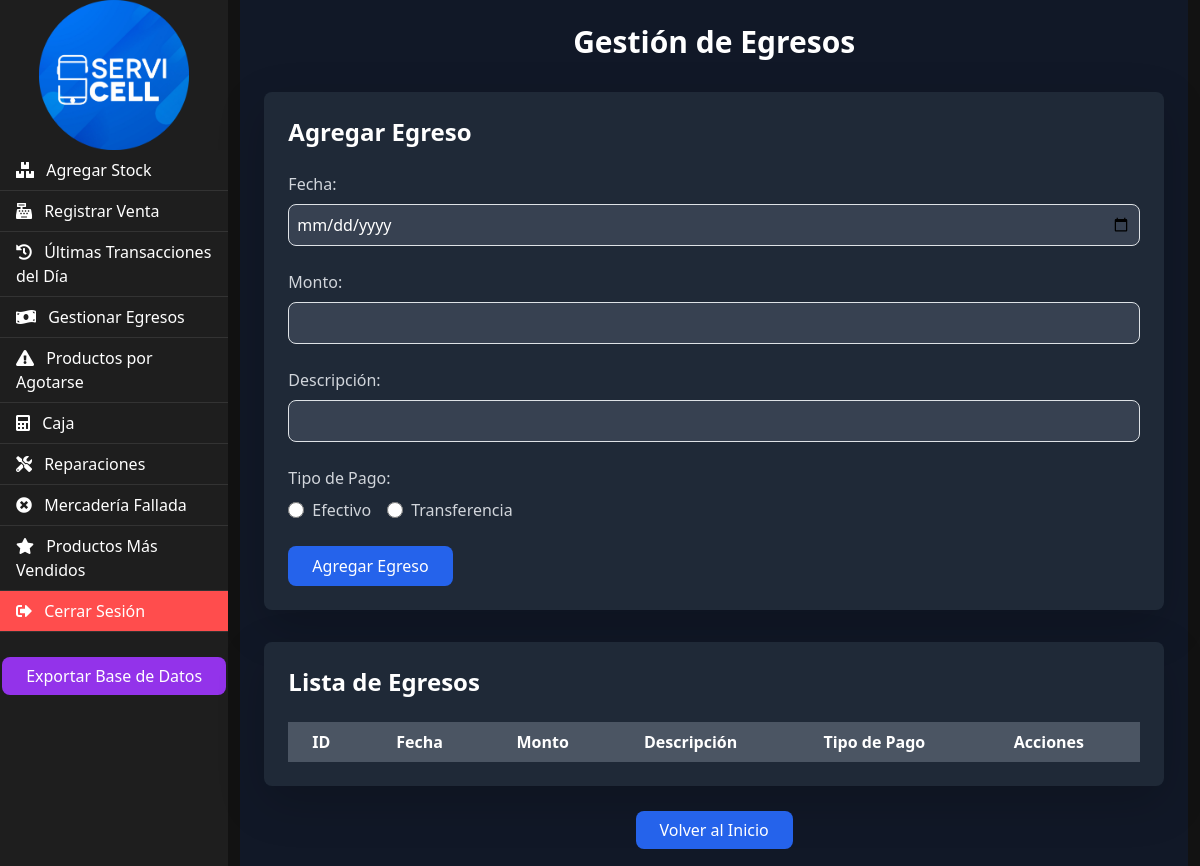
The page /egresos on the database as committed earlier.
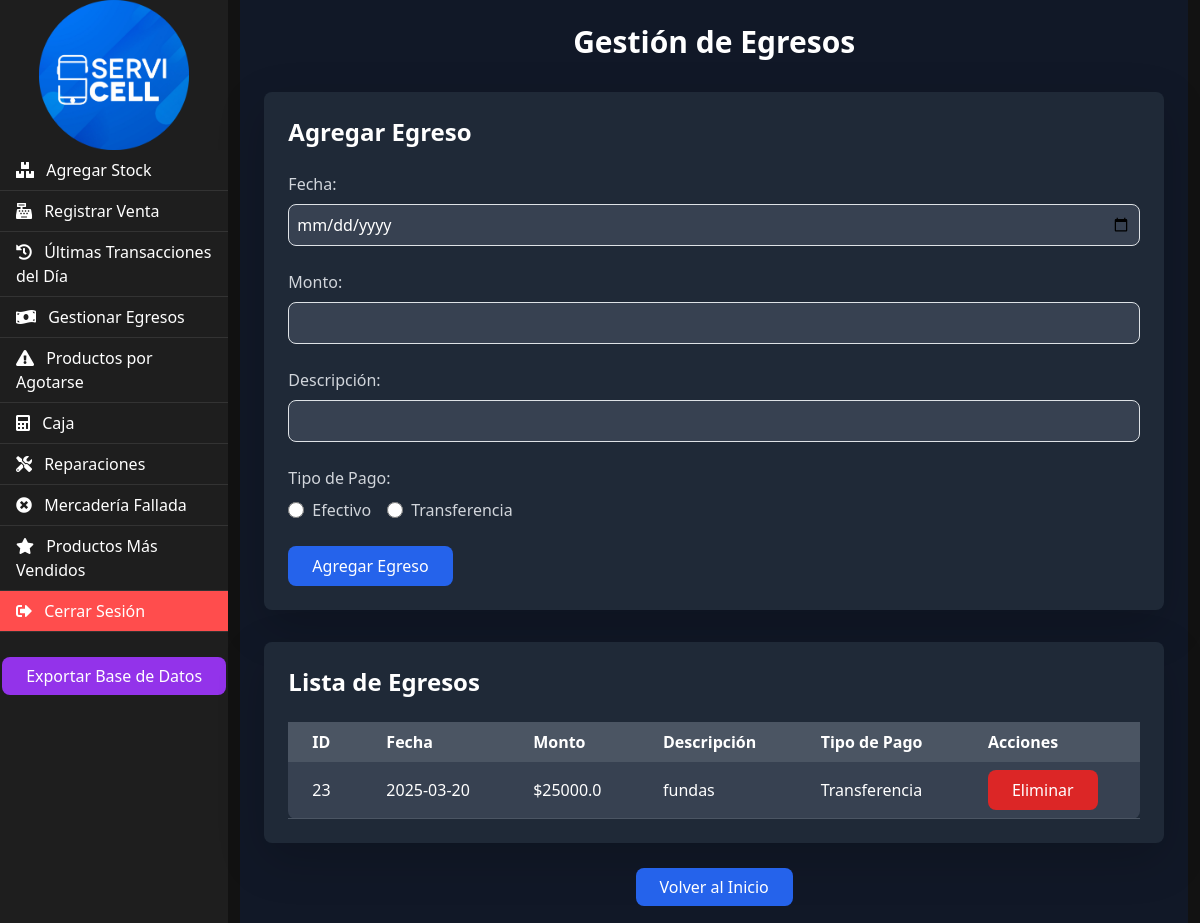
The same page on the database as committed later.
### tables this page shows
CREATE TABLE egresos (
    id INTEGER PRIMARY KEY AUTOINCREMENT,
    fecha TEXT NOT NULL,
    monto REAL NOT NULL,
    descripcion TEXT NOT NULL
, tipo_pago TEXT);

### app.py (the view, shortened to what this page needs)
@app.route('/egresos', methods=['GET', 'POST'])
def egresos():
    conn = get_db_connection()
    cursor = conn.cursor()
    if request.method == 'POST' and 'eliminar' in request.form:
        egreso_id = request.form['egreso_id']
        cursor.execute('DELETE FROM egresos WHERE id = ?', (egreso_id,))
        conn.commit()
        conn.close()
        return redirect(url_for('egresos'))
    cursor.execute('SELECT id, fecha, monto, descripcion, tipo_pago FROM egresos ORDER BY fecha DESC')
    egresos = cursor.fetchall()
    conn.close()
    return render_template('egresos.html', egresos=egresos)

### app.py (called while the page is built)
def get_db_connection():
    conn = sqlite3.connect('negocio.db')
    conn.row_factory = sqlite3.Row
    return conn

### templates/egresos.html (shortened to what the changed rows need)
{% extends "base.html" %}
{% block content %}
<div class="p-6 bg-gray-900 text-white min-h-screen">
    <h1 class="text-3xl font-bold text-center mb-8">Gestión de Egresos</h1>
    <div class="bg-gray-800 p-6 rounded-lg shadow-lg mb-8">
        <h2 class="text-2xl font-semibold mb-4">Agregar Egreso</h2>
    </div>
    <div class="bg-gray-800 p-6 rounded-lg shadow-lg">
        <h2 class="text-2xl font-semibold mb-4">Lista de Egresos</h2>
        <div class="overflow-x-auto">
            <table class="min-w-full bg-gray-700 rounded-lg">
                <thead>
                    <tr class="bg-gray-600">
                        <th class="px-4 py-2 text-left">ID</th>
                        <th class="px-4 py-2 text-left">Fecha</th>
                        <th class="px-4 py-2 text-left">Monto</th>
                        <th class="px-4 py-2 text-left">Descripción</th>
                        <th class="px-4 py-2 text-left">Tipo de Pago</th>
                        <th class="px-4 py-2 text-left">Acciones</th>
                    </tr>
                </thead>
                <tbody>
                    {% for egreso in egresos %}
                    <tr class="border-b border-gray-600 hover:bg-gray-650 transition duration-200">
                        <td class="px-4 py-2">{{ egreso.id }}</td>
                        <td class="px-4 py-2">{{ egreso.fecha }}</td>
                        <td class="px-4 py-2">${{ egreso.monto }}</td>
                        <td class="px-4 py-2">{{ egreso.descripcion }}</td>
                        <td class="px-4 py-2">{{ egreso.tipo_pago }}</td>
                        <td class="px-4 py-2">
                            <form method="POST" class="inline">
                                <button type="submit" name="eliminar" class="px-4 py-2 bg-red-600 hover:bg-red-700 text-white rounded-lg transition duration-300">Eliminar</button>
                            </form>
                        </td>
                    </tr>
                    {% endfor %}
                </tbody>
            </table>
        </div>
    </div>
</div>
{% endblock %}

Rows that differ between the two databases and show on the page:
added egresos: id "23", fecha "2025-03-20", monto "25000.0", descripcion "fundas", tipo_pago "Transferencia"
